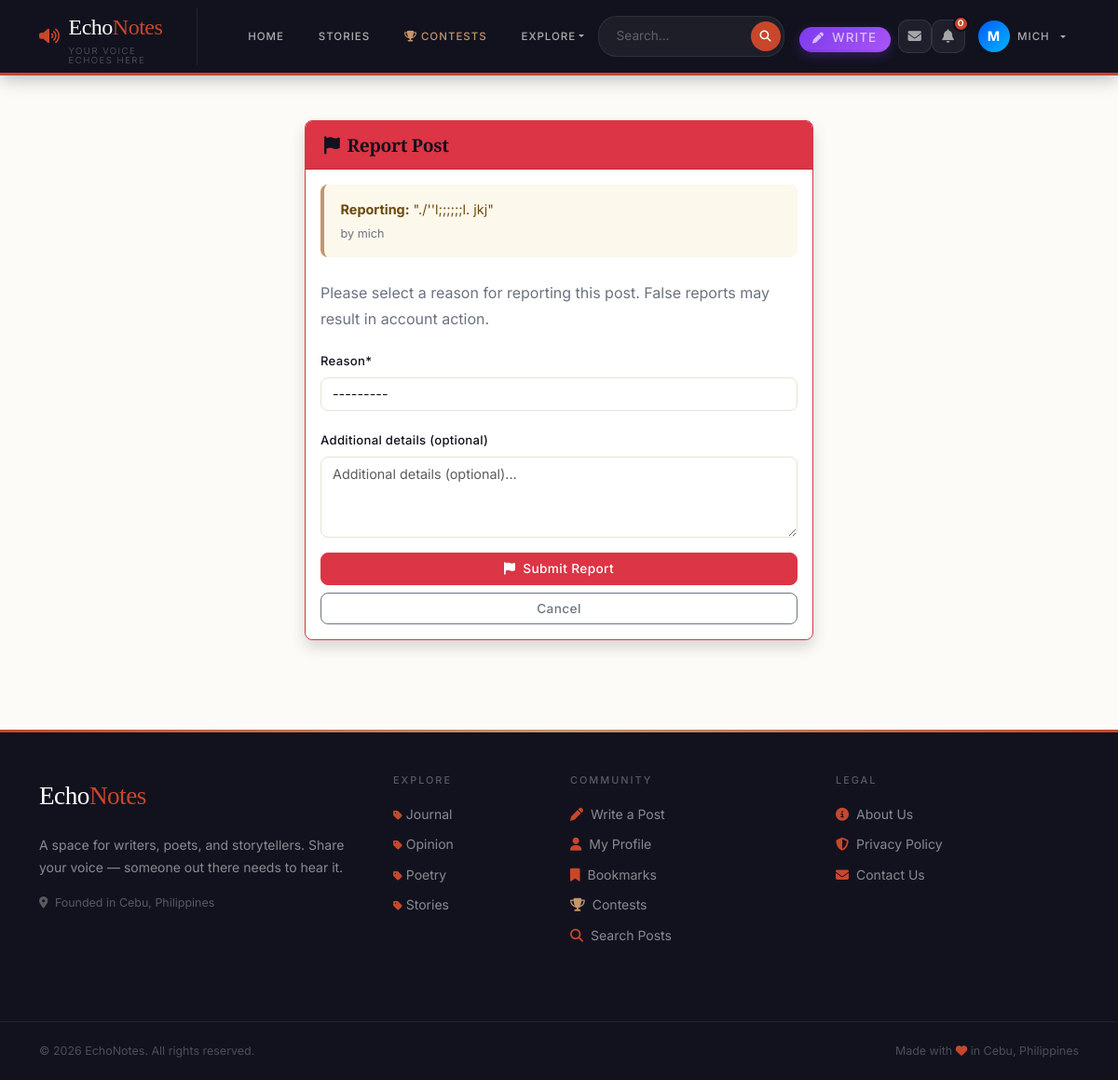
/post/16/report/ (signed in), run on the app's committed database.
### blog/models.py (models this page shows, shortened)
class Post(models.Model):
    STATUS_DRAFT = 'draft'
    STATUS_PUBLISHED = 'published'
    STATUS_CHOICES = [
        (STATUS_DRAFT, 'Draft'),
        (STATUS_PUBLISHED, 'Published'),
    ]
    title = models.CharField(max_length=200)
    content = models.TextField()
    author = models.ForeignKey(User, on_delete=models.CASCADE, related_name='posts')
    category = models.ForeignKey(Category, on_delete=models.SET_NULL, null=True, blank=True, related_name='posts')
    mood = models.CharField(max_length=20, choices=MOOD_CHOICES, blank=True)
    ai_summary = models.TextField(blank=True, help_text="AI-generated 1-sentence summary")
    is_flagged = models.BooleanField(default=False)
    toxicity_score = models.FloatField(default=0.0)
    status = models.CharField(max_length=10, choices=STATUS_CHOICES, default=STATUS_PUBLISHED)
    created_date = models.DateTimeField(default=timezone.now)
    updated_date = models.DateTimeField(auto_now=True)
    class Meta:
        ordering = ['-created_date']

class Category(models.Model):
    name = models.CharField(max_length=100, unique=True)
    slug = models.SlugField(max_length=100, unique=True)
    description = models.TextField(blank=True)
    icon = models.CharField(max_length=50, default='fas fa-circle', help_text="FontAwesome class (e.g., 'fas fa-feather')")
    color = models.CharField(max_length=20, default='#7c3aed', help_text="Brand color hex code")
    subscribers = models.ManyToManyField(User, related_name='subscribed_circles', blank=True)
    created_date = models.DateTimeField(default=timezone.now)
    class Meta:
        verbose_name_plural = 'Categories'
        ordering = ['name']

### blog/views.py (the view)
# urls.py: path('post/<int:pk>/report/', views.report_post, name='report-post'),
@login_required
def report_post(request, pk):
    post = get_object_or_404(Post, pk=pk)
    if Report.objects.filter(post=post, reported_by=request.user).exists():
        messages.warning(request, 'You have already reported this post.')
        return redirect('post-detail', pk=pk)
    if request.method == 'POST':
        form = ReportForm(request.POST)
        if form.is_valid():
            report = form.save(commit=False)
            report.post = post
            report.reported_by = request.user
            report.save()
            messages.success(request, 'Report submitted. Thank you for keeping EchoNotes safe.')
            return redirect('post-detail', pk=pk)
    else:
        form = ReportForm()
    return render(request, 'report_post.html', {'form': form, 'post': post})

### blog/forms.py
class ReportForm(forms.ModelForm):
    class Meta:
        model = Report
        fields = ['reason', 'description']
        widgets = {
            'reason': forms.Select(attrs={'class': 'form-select'}),
            'description': forms.Textarea(attrs={'class': 'form-control', 'rows': 3, 'placeholder': 'Additional details (optional)...'}),
        }
        labels = {'description': 'Additional details (optional)'}

### blog/context_processors.py (called while the page is built)
def categories(request):
    from .models import Category
    return {'categories': Category.objects.all()}

### blog/templates/report_post.html (shortened to what this page needs)
{% extends 'base.html' %}
{% load crispy_forms_tags %}
{% block content %}
<div class="container py-5">
    <div class="row justify-content-center">
        <div class="col-md-6">
            <div class="card shadow border-danger">
                <div class="card-header bg-danger text-white">
                    <h4 class="mb-0"><i class="fas fa-flag me-2"></i>Report Post</h4>
                </div>
                <div class="card-body">
                    <div class="alert alert-warning mb-4">
                        <strong>Reporting:</strong> "{{ post.title }}"
                        <br><small class="text-muted">by {{ post.author.username }}</small>
                    </div>
                    <p class="text-muted">Please select a reason for reporting this post. False reports may result in account action.</p>
                    <form method="POST">
                        {{ form|crispy }}
                        <div class="d-grid gap-2 mt-3">
                            <button type="submit" class="btn btn-danger">
                                <i class="fas fa-flag me-2"></i>Submit Report
                            </button>
                            <a href="{% url 'post-detail' post.pk %}" class="btn btn-outline-secondary">Cancel</a>
                        </div>
                    </form>
                </div>
            </div>
        </div>
    </div>
</div>
{% endblock %}

### blog/templates/base.html (shortened to what this page needs)
{% load static %}
<!DOCTYPE html>
<html lang="en">
<head>
  <link href="https://cdn.jsdelivr.net/npm/bootstrap@5.3.0/dist/css/bootstrap.min.css" rel="stylesheet">
  <link rel="stylesheet" href="https://cdnjs.cloudflare.com/ajax/libs/font-awesome/6.4.0/css/all.min.css">
  <link rel="stylesheet" href="{% static 'css/style.css' %}?v=1.0.1">
<body>
  <nav class="echonav navbar navbar-expand-lg">
    <div class="container">
      <a class="echo-brand" href="{% url 'landing' %}">
        <i class="fas fa-volume-up" style="color:var(--accent);font-size:1.1rem"></i>
        <div>
          Echo<span>Notes</span>
          <small>Your voice echoes here</small>
        </div>
      </a>
      <div class="collapse navbar-collapse" id="navbarNav">
        <ul class="navbar-nav me-auto mb-2 mb-lg-0 align-items-lg-center" style="gap: 0.5rem; margin-left: 1.5rem;">
          <li class="nav-item">
            <a class="nav-link" href="{% url 'landing' %}">Home</a>
          </li>
          <li class="nav-item">
            <a class="nav-link" href="{% url 'story-list' %}">Stories</a>
          </li>
          <li class="nav-item">
            <a class="nav-link highlight" href="{% url 'contest-list' %}">
              <i class="fas fa-trophy me-1" style="color:var(--gold)"></i>Contests
            </a>
          </li>
          <li class="nav-item dropdown">
            <a class="nav-link dropdown-toggle" href="#" id="exploreDropdown" role="button" data-bs-toggle="dropdown"
              aria-expanded="false">
              Explore
            </a>
          </li>
        </ul>
        <div class="d-flex align-items-lg-center gap-3">
          <form class="echo-search d-flex align-items-center m-0" action="{% url 'search' %}" method="GET"
            style="background: rgba(255,255,255,0.05); border-radius: 20px; padding: 3px; border: 1px solid rgba(255,255,255,0.08);">
            <input type="search" name="q" placeholder="Search..." required
              class="border-0 bg-transparent text-white px-3" style="outline: none; font-size: 0.85rem; width: 160px;">
            <button type="submit" class="border-0 rounded-circle d-flex justify-content-center align-items-center"
              style="background: var(--accent); width: 32px; height: 32px; color: white;"><i class="fas fa-search"
                style="font-size: 0.75rem;"></i></button>
          </form>
          <ul class="navbar-nav align-items-lg-center m-0">
            {% if user.is_authenticated %}
            <li class="nav-item me-2 d-none d-lg-block">
              <a class="nav-link py-1 px-3 text-white" href="{% url 'create-post' %}"
                style="background: linear-gradient(135deg, #7c3aed, #a855f7); border-radius: 20px; font-size: 0.85rem; font-weight: 500; display: inline-flex; align-items: center; box-shadow: 0 4px 12px rgba(124,58,237,0.3);">
                <i class="fas fa-pen me-2" style="font-size: 0.75rem;"></i> Write
              </a>
            </li>
            {% if user.is_authenticated %}
            <li class="nav-item">
              <a href="{% url 'inbox' %}" class="notif-icon-btn" title="Messages" style="text-decoration:none">
                <i class="fas fa-envelope"></i>
              </a>
            </li>
            <li class="nav-item" style="position:relative">
              <button id="notif-bell-btn" class="notif-icon-btn" title="Notifications">
                <i class="fas fa-bell"></i>
                <span id="notif-badge" class="notif-badge" style="display:none">0</span>
              </button>
            </li>
            {% endif %}
            <li class="nav-item dropdown">
              <a class="nav-link dropdown-toggle d-flex align-items-center gap-2" href="#" id="profileDropdown"
                role="button" data-bs-toggle="dropdown" aria-expanded="false" style="padding: 0.2rem 1rem;">
                <div class="rounded-circle d-flex justify-content-center align-items-center"
                  style="width: 34px; height: 34px; background: linear-gradient(135deg,rgb(0, 89, 255),rgb(0, 183, 255)); color: white; font-weight: bold; font-size: 0.9rem;">
                  {{ user.username|make_list|first|upper }}
                </div>
                <span class="d-none d-lg-block">{{ user.username }}</span>
              </a>
            </li>
            {% endif %}
          </ul>
        </div>
      </div>
    </div>
  </nav>
  <main>
    {% block content %}{% endblock %}
  </main>
  <footer class="echo-footer mt-5">
    <div class="container py-5">
      <div class="row">
        <div class="col-lg-4 mb-4">
          <div class="echo-footer-brand mb-3">Echo<span>Notes</span></div>
          <p style="color:rgba(255,255,255,0.5);font-size:0.875rem;line-height:1.7">
            A space for writers, poets, and storytellers.
            Share your voice — someone out there needs to hear it.
          </p>
          <p style="color:rgba(255,255,255,0.3);font-size:0.78rem">
            <i class="fas fa-map-marker-alt me-1"></i> Founded in Cebu, Philippines
          </p>
        </div>
        <div class="col-lg-2 col-md-4 mb-4">
          <h6>Explore</h6>
          <ul class="list-unstyled mb-0">
            {% for category in categories %}
            <li style="margin-bottom:0.5rem;">
              <a href="{% url 'category-posts' category.slug %}">
                <i class="fas fa-tag me-1" style="font-size:0.7rem;color:var(--accent)"></i>{{ category.name }}
              </a>
            </li>
            {% empty %}
            <li><a href="{% url 'landing' %}">All Posts</a></li>
            {% endfor %}
          </ul>
        </div>
        <div class="col-lg-3 col-md-4 mb-4">
          <h6>Community</h6>
          {% if user.is_authenticated %}
          <a href="{% url 'create-post' %}"><i class="fas fa-pen me-2" style="color:var(--accent)"></i>Write a Post</a>
          <a href="{% url 'profile-detail' user.username %}"><i class="fas fa-user me-2"
              style="color:var(--accent)"></i>My Profile</a>
          <a href="{% url 'my-bookmarks' %}"><i class="fas fa-bookmark me-2"
              style="color:var(--accent)"></i>Bookmarks</a>
          <a href="{% url 'contest-list' %}"><i class="fas fa-trophy me-2" style="color:var(--gold)"></i>Contests</a>
          {% endif %}
          <a href="{% url 'search' %}?q="><i class="fas fa-search me-2" style="color:var(--accent)"></i>Search Posts</a>
        </div>
        <div class="col-lg-3 col-md-4 mb-4">
          <h6>Legal</h6>
          <a href="{% url 'about' %}"><i class="fas fa-info-circle me-2" style="color:var(--accent)"></i>About Us</a>
          <a href="{% url 'privacy-policy' %}"><i class="fas fa-shield-alt me-2" style="color:var(--accent)"></i>Privacy
            Policy</a>
          <a href="{% url 'contact' %}"><i class="fas fa-envelope me-2" style="color:var(--accent)"></i>Contact Us</a>
        </div>
      </div>
    </div>
    <div class="echo-footer-bottom">
      <div class="container d-flex justify-content-between flex-wrap gap-2">
        <span>© {% now "Y" %} EchoNotes. All rights reserved.</span>
        <span>Made with <i class="fas fa-heart" style="color:var(--accent)"></i> in Cebu, Philippines</span>
      </div>
    </div>
  </footer>
</body>
</html>

### blog/templates/base.html (style rules this page uses)
body { display: flex; flex-direction: column; min-height: 100vh; }
main { flex: 1; }
.notif-icon-btn { width: 36px; height: 36px; border-radius: 10px; background: rgba(255, 255, 255, 0.06); border: 1px solid rgba(255, 255, 255, 0.09); color: rgba(255, 255, 255, 0.6); display: flex; align-items: center; justify-content: center; font-size: 0.9rem; cursor: pointer; position: relative; transition: all 0.18s; text-decoration: none; }
.notif-badge { position: absolute; top: -5px; right: -5px; min-width: 17px; height: 17px; border-radius: 50%; background: #c8472b; color: white; font-size: 0.6rem; font-weight: 700; font-family: 'DM Sans', sans-serif; display: flex !important; align-items: center; justify-content: center; border: 2px solid #0f0a1a; padding: 0 3px; }

### data on the page
Post: title "./''l;;;;;;l. jkj", author.username "mich"
Category: name "Journal"
Category: name "Opinion"
Category: name "Poetry"
Category: name "Stories"

### other printed values
{{ user.username|make_list|first|upper }} "M"
{{ user.username }} "MICH"
